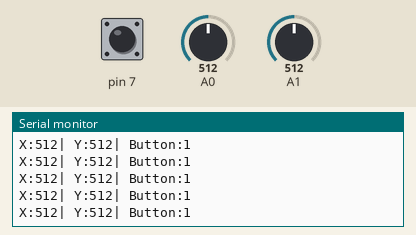
This sketch was run on a simulated Arduino Uno, built with avr-gcc and run on an emulated ATmega328P. Shown: the last lines printed to the serial monitor. Inputs (shaded band) come from the test bench; at power-on: A0 = 512, A1 = 512, pin 7 HIGH.

Above: at 1.2 s.
1.3 s: A0 set to 716
At 1.31 s:
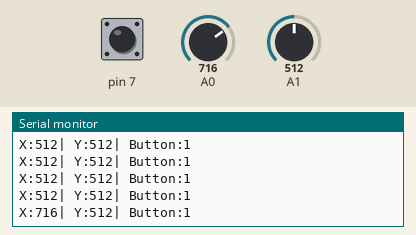
2.8 s: A1 set to 716
At 2.83 s:
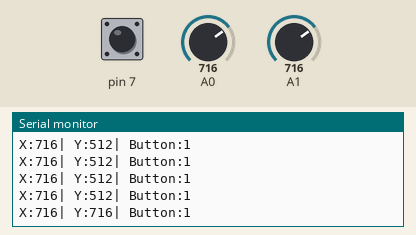
4.3 s: A0 set to 1023
At 4.34 s:
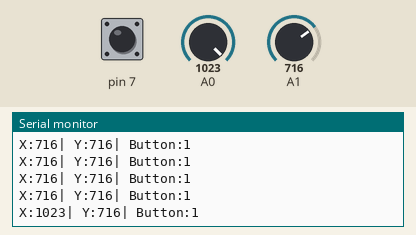
7.3 s: A1 set to 0
At 7.36 s:
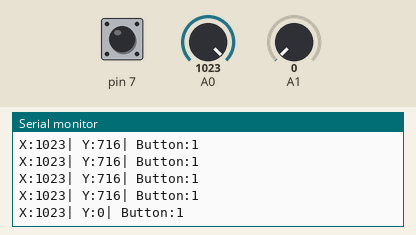
10.3 s: pin 7 pulled LOW for 0.15 s
At 10.38 s:
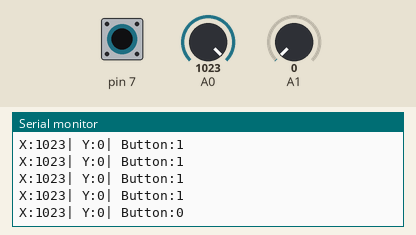
Timing chart, 0 to 12.9 s (numbered marks = the images above; inputs shaded):
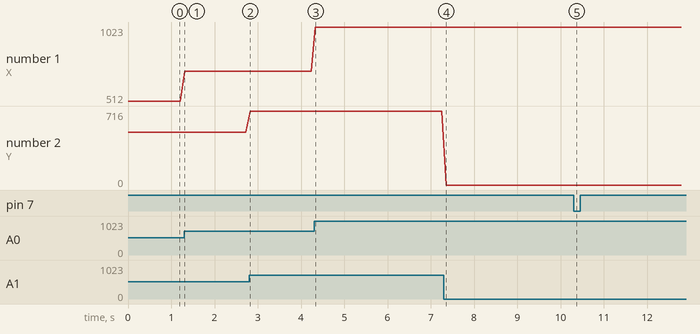

The sketch:

Joystick_Test.ino
```cpp
/*
 *  Project:      JoyStick Test
 *  Description:  Code for testing Joystick
 *  Authors:      Kareem Crum
 *  Date:         07-April-2021
 */

int value = 0;

void setup() {
  // put your setup code here, to run once:
  pinMode(A0, INPUT);
  pinMode(A1, INPUT);
  pinMode(7, INPUT_PULLUP);
  Serial.begin(9600);
}

void loop() {
  // put your main code here, to run repeatedly:
  value = analogRead(A0);
  Serial.print("X:");
  Serial.print(value, DEC);

  value = analogRead(A1);
  Serial.print("| Y:");
  Serial.print(value, DEC);

  value = digitalRead(7);
  Serial.print("| Button:");
  Serial.println(value, DEC);

  delay(100);

}
```

Measured:
- after the input at 1.3 s, the serial monitor: prints a new line at once (image 1)
- after the input at 2.8 s, the serial monitor: prints a new line at once (image 2)
- after the input at 4.3 s, the serial monitor: prints a new line at once (image 3)
- after the input at 7.3 s, the serial monitor: prints a new line after 0.06 s (image 4)
- after the input at 10.3 s, the serial monitor: prints a new line after 0.08 s (image 5)
- plotted number 1: 512 → 716 after the input at 1.3 s, 716 → 1023 after the input at 4.3 s
- plotted number 2: 716 → 0 after the input at 7.3 s
